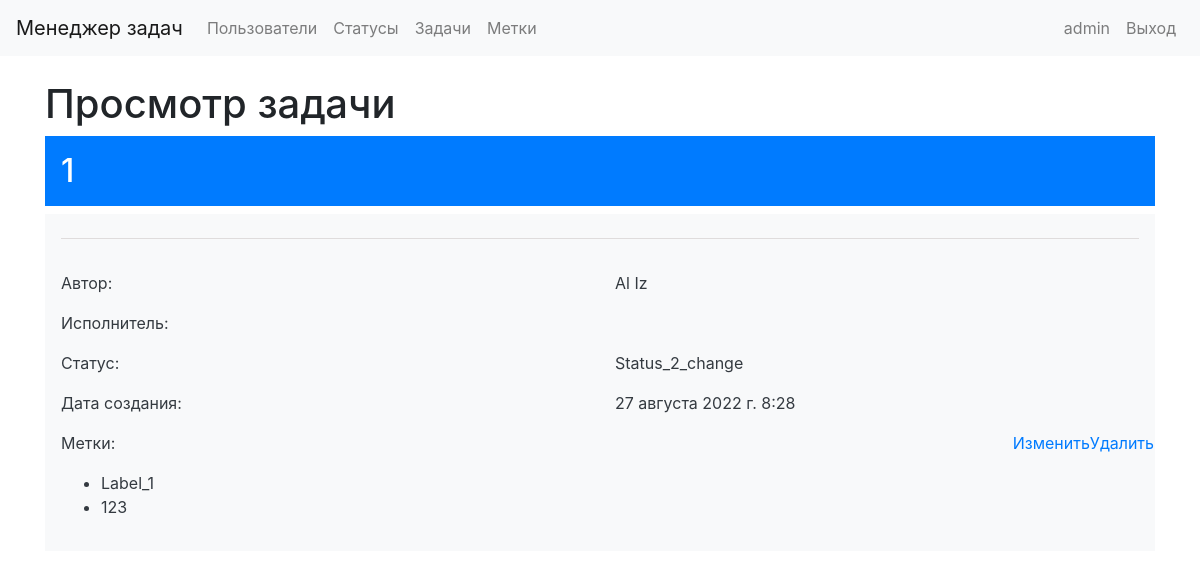
/tasks/9/ (signed in), run on an earlier commit of the app's database.
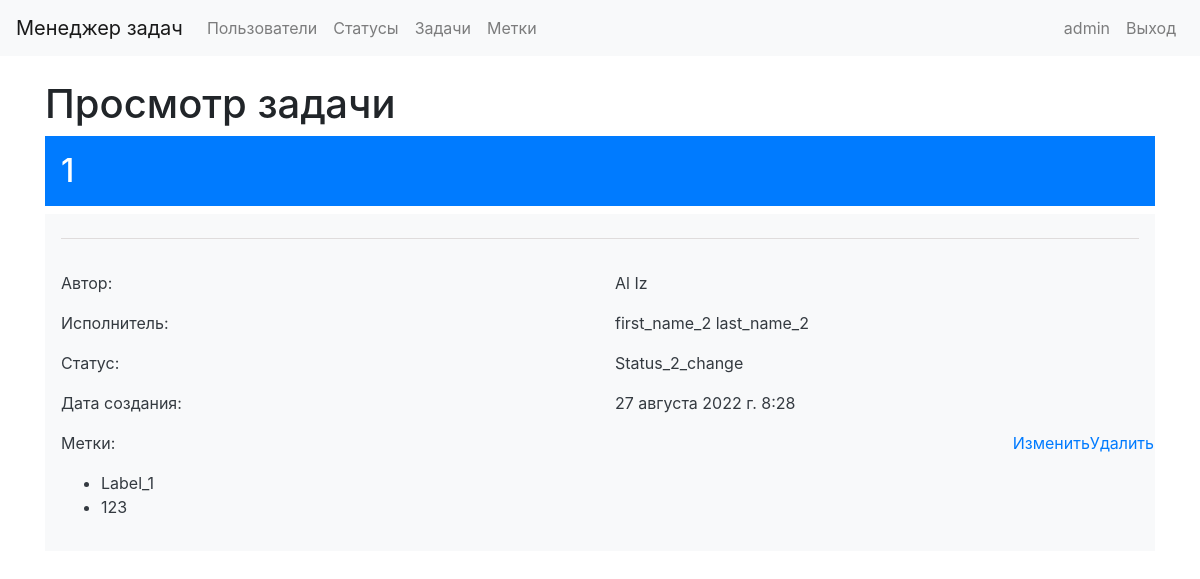
And on a later commit of the database.
### task_manager/models.py (models this page shows)
class Task(models.Model):
    author = models.ForeignKey(User, on_delete=models.PROTECT, related_name="author")
    name = models.CharField(max_length=150, unique=True)
    description = models.TextField(max_length=500, blank=True, null=True)
    status = models.ForeignKey(Status, on_delete=models.PROTECT)
    executor = models.ForeignKey(
        User, on_delete=models.PROTECT,
        blank=True,
        null=True,
        related_name="tasks")
    labels = models.ManyToManyField("Label", through="AttachLabelToTask", blank=True)
    time_create = models.DateTimeField(auto_now_add=True)

class Status(models.Model):
    name = models.CharField(max_length=100, unique=True)
    time_create = models.DateTimeField(auto_now_add=True)
    def __str__(self):
        return self.name

### task_manager/views.py (the view)
# urls.py: path('tasks/<int:pk>/', views.TaskDetail.as_view(), name='tasks_detail'),
class TaskDetail(MyLoginRequiredMixin, DetailView):
    model = Task
    template_name = 'tasks_detail.html'
    context_object_name = 'task_detail'

### task_manager/mixins.py (called while the page is built)
    def dispatch(self, request, *args, **kwargs):
        if not request.user.is_authenticated:
            messages.error(request, _("Вы не авторизованы! Пожалуйста, выполните вход."))
            return redirect('user_login')
        return super().dispatch(request, *args, **kwargs)

### task_manager/templates/tasks_detail.html (shortened to what this page needs)
{% extends 'base.html' %}
{% load i18n %}
{% block content %}
    <div class="container">
        <br>
        <h1>Просмотр задачи</h1>
        <h2 class="p-3 mb-2 bg-primary text-white">{{ task_detail.name }}</h2>
        <div class="p-3 mb-2 bg-light text-dark">
            <div class="dropdown-divider" style="border-color: rgb(223, 220, 220)"></div>
            <br>
            <div class="row">
            <div class="col">
                <p>{% translate "Автор" %}:</p>
            </div>
            <div class="col">
                <p>{{ task_detail.author.first_name }} {{ task_detail.author.last_name }}</p>
            </div>
            </div>
            <div class="row">
                <div class="col">
                <p>{% translate "Исполнитель" %}:</p>
                </div>
                <div class="col">
                <p>{{ task_detail.executor.first_name }} {{ task_detail.executor.last_name }}</p>
                </div>
            </div>
            <div class="row">
                <div class="col">
                <p>{% translate "Статус" %}:</p>
                </div>
                <div class="col">
                <p>{{ task_detail.status }}</p>
                </div>
            </div>
            <div class="row">
                <div class="col">
                <p>{% translate "Дата создания" %}:</p>
                </div>
                <div class="col">
                <p>{{ task_detail.time_create }}</p>
                </div>
            </div>
            <div class="row">
                <div class="col">
                <p>{% translate "Метки" %}:</p>
                <ul>
                    {% for l in task_detail.labels.all %}
                    <li> {{ l.name }} </li>
                    {% endfor %}
                </ul>
            </div>
            <br>
            <a href="{% url 'tasks_update' pk=task_detail.id %}">{% translate "Изменить" %}</a>
            <a href="{% url 'tasks_delete' pk=task_detail.id %}">{% translate "Удалить" %}</a>
        </div>
    </div>
{% endblock %}

What changed in the data, as far as the page shows it:
changed Task "Al": executor.first_name (not shown) → "first_name_2"; executor.last_name (not shown) → "last_name_2"
